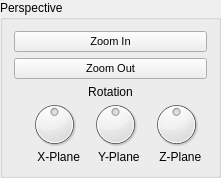
           <widget class="QGroupBox" name="Perspective">
            <property name="sizePolicy">
             <sizepolicy hsizetype="Expanding" vsizetype="Preferred">
              <horstretch>0</horstretch>
              <verstretch>0</verstretch>
             </sizepolicy>
            </property>
            <property name="maximumSize">
             <size>
              <width>270</width>
              <height>191</height>
             </size>
            </property>
            <property name="title">
             <string>Perspective</string>
            </property>
            <layout class="QVBoxLayout" name="verticalLayout_21">
             <item>
              <layout class="QVBoxLayout" name="verticalLayout_9">
               <item>
                <layout class="QVBoxLayout" name="verticalLayout_8">
                 <property name="spacing">
                  <number>6</number>
                 </property>
                 <item>
                  <widget class="QPushButton" name="zoomInButton">
                   <property name="font">
                    <font>
                     <pointsize>8</pointsize>
                     <weight>50</weight>
                     <bold>false</bold>
                    </font>
                   </property>
                   <property name="text">
                    <string>Zoom In</string>
                   </property>
                  </widget>
                 </item>
                 <item>
                  <widget class="QPushButton" name="zoomOutButton">
                   <property name="font">
                    <font>
                     <pointsize>8</pointsize>
                     <weight>50</weight>
                     <bold>false</bold>
                    </font>
                   </property>
                   <property name="text">
                    <string>Zoom Out</string>
                   </property>
                  </widget>
                 </item>
                </layout>
               </item>
               <item>
                <layout class="QVBoxLayout" name="verticalLayout_7">
                 <property name="spacing">
                  <number>0</number>
                 </property>
                 <item>
                  <widget class="QLabel" name="Rotation">
                   <property name="text">
                    <string>Rotation</string>
                   </property>
                   <property name="alignment">
                    <set>Qt::AlignCenter</set>
                   </property>
                  </widget>
                 </item>
                 <item>
                  <layout class="QHBoxLayout" name="horizontalLayout_6">
                   <item>
                    <spacer name="horizontalSpacer_2">
                     <property name="orientation">
                      <enum>Qt::Horizontal</enum>
                     </property>
                     <property name="sizeType">
                      <enum>QSizePolicy::Fixed</enum>
                     </property>
                     <property name="sizeHint" stdset="0">
                      <size>
                       <width>10</width>
                       <height>20</height>
                      </size>
                     </property>
                    </spacer>
                   </item>
                   <item>
                    <layout class="QVBoxLayout" name="verticalLayout_4">
                     <item>
                      <widget class="QDial" name="X_Camera_Pos">
                       <property name="maximumSize">
                        <size>
                         <width>61</width>
                         <height>51</height>
                        </size>
                       </property>
                       <property name="minimum">
                        <number>-180</number>
                       </property>
                       <property name="maximum">
                        <number>180</number>
                       </property>
                       <property name="wrapping">
                        <bool>true</bool>
                       </property>
                      </widget>
                     </item>
                     <item>
                      <widget class="QLabel" name="XPlane">
                       <property name="text">
                        <string>    X-Plane</string>
                       </property>
                       <property name="alignment">
                        <set>Qt::AlignLeading|Qt::AlignLeft|Qt::AlignVCenter</set>
                       </property>
                      </widget>
                     </item>
                    </layout>
                   </item>
                   <item>
                    <layout class="QVBoxLayout" name="verticalLayout_5">
                     <item>
                      <widget class="QDial" name="Y_Camera_Pos">
                       <property name="maximumSize">
                        <size>
                         <width>61</width>
                         <height>51</height>
                        </size>
                       </property>
                       <property name="minimum">
                        <number>-180</number>
                       </property>
                       <property name="maximum">
                        <number>180</number>
                       </property>
                       <property name="wrapping">
                        <bool>true</bool>
                       </property>
                      </widget>
                     </item>
                     <item>
                      <widget class="QLabel" name="YPlane">
                       <property name="text">
                        <string>    Y-Plane</string>
                       </property>
                      </widget>
                     </item>
                    </layout>
                   </item>
                   <item>
                    <layout class="QVBoxLayout" name="verticalLayout_6">
                     <item>
                      <widget class="QDial" name="Z_Camera_Pos">
                       <property name="maximumSize">
                        <size>
                         <width>61</width>
                         <height>51</height>
                        </size>
                       </property>
                       <property name="minimum">
                        <number>-180</number>
                       </property>
                       <property name="maximum">
                        <number>180</number>
                       </property>
                       <property name="wrapping">
                        <bool>true</bool>
                       </property>
                      </widget>
                     </item>
                     <item>
                      <widget class="QLabel" name="ZPlane">
                       <property name="text">
                        <string>    Z-Plane</string>
                       </property>
                      </widget>
                     </item>
                    </layout>
                   </item>
                  </layout>
                 </item>
                </layout>
               </item>
              </layout>
             </item>
            </layout>
           </widget>
